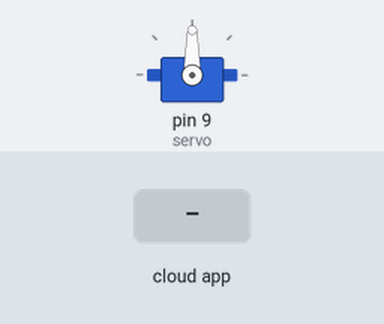
This sketch was run on a simulated Arduino Uno, built with avr-gcc and run on an emulated ATmega328P. Parts: servo. The inputs (shaded band) are chosen by the test bench. The ROS host is connected and sends only what is stated.

Above: at 1.2 s.
1.3 s: the phone or cloud app sets angle_command to 0
At 1.8 s:
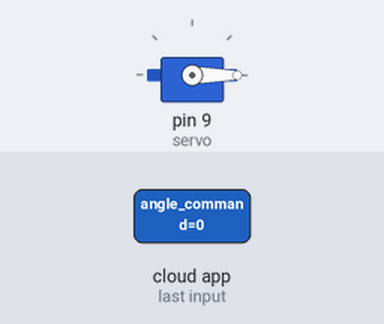
2.8 s: the phone or cloud app sets angle_command to 45
At 3.5 s:
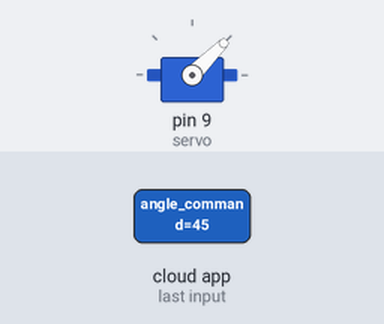
4.3 s: the phone or cloud app sets angle_command to 180
At 5.2 s:
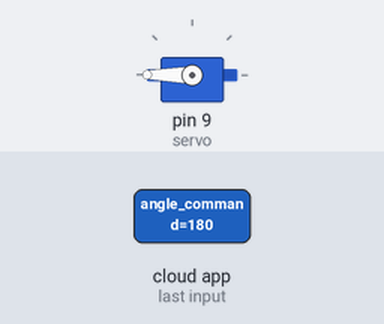
7.3 s: the phone or cloud app sets angle_command to 90
At 7.8 s:
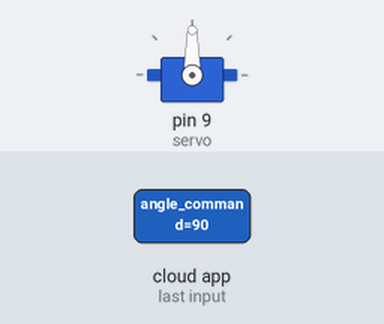
Timing chart, 0 to 9.8 s (numbered marks = the images above; inputs shaded):
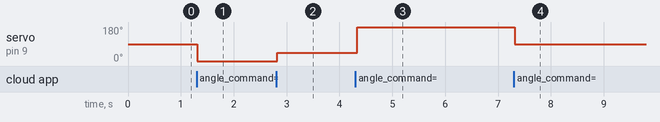

The sketch:

BTservo.ino
```cpp
// Sketch for commanding a PWM servo through bluetooth using ros
// and rosserial

// PINS
// Pin 9 controls the servo
// Pin 3 --> BT RX (at 3.3V)
// Pin 2 --> BT TX
#include<Arduino.h>

#include<Servo.h>

Servo servo;

#include<SoftwareSerial.h>
SoftwareSerial BTserial (2, 3); //RX PIN, TX PIN
const long BTbaud = 9600;


#include<ros.h>
#include<std_msgs/UInt16.h>
#include<std_msgs/String.h>

ros::NodeHandle nh;

bool movement = false ;

void servo_serial(const std_msgs::UInt16& angulo){
  servo.write(angulo.data);
  movement = true;
}

ros::Subscriber<std_msgs::UInt16> sus("angle_command" , servo_serial);

std_msgs::String estado;
std_msgs::UInt16 angulo;
ros::Publisher publicador("status" , &estado);


char c=" ";

void setup() {

  Serial.begin(9600);

  BTserial.begin(BTbaud);

  nh.getHardware()->setBaud(9600);
  nh.initNode();
  nh.subscribe(sus);
  nh.advertise(publicador);

  servo.attach(9);

}

void loop() {

  if (BTserial.available()){
    c=BTserial.read();
    Serial.write(c);
  }


  if (movement){
    estado.data = "Moving";
    publicador.publish(&estado);
    nh.spinOnce();
    delay(50);
  }
  estado.data = "Stand-by";
  publicador.publish(&estado);
  nh.spinOnce();
  delay(100);
}
```

Measured:
- after the input at 1.3 s, servo on pin 9 (servo): 90° → 0° at once
- after the input at 2.8 s, servo on pin 9 (servo): 0° → 45° at once
- after the input at 4.3 s, servo on pin 9 (servo): 45° → 180° at once
- after the input at 7.3 s, servo on pin 9 (servo): 180° → 90° at once
